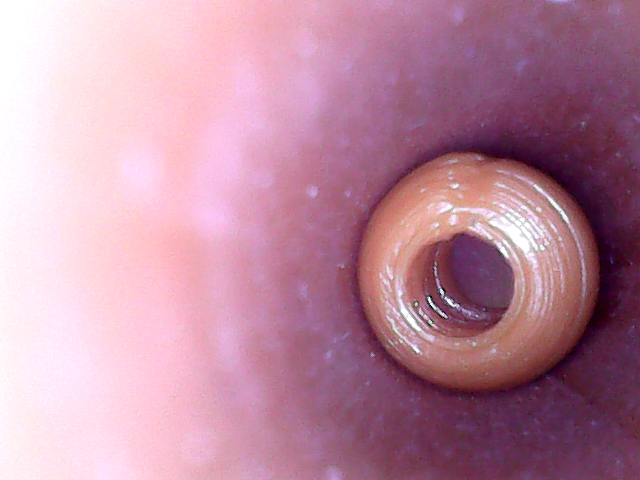
#> input picture saved_images/image2017_05_18_15_22_31.png, 640 x 480 px
$ python image_processing_funcs.py
#> lines starting #> are read from the running program, lines starting #| are printed output that depends on the picture
import numpy as np
import matplotlib.pyplot as plt
import PIL
import skimage.io as io
from skimage.color import rgb2gray
from skimage.exposure import equalize_hist
from skimage.filters import gaussian
from skimage.segmentation import active_contour
from skimage.transform import resize
import matplotlib.patches as mpatches
import matplotlib.path as mpath


def main():

	segment_tympanic_membrane('./saved_images/image2017_05_18_15_22_31.png')

	#for num in range(71):
		#segment_tympanic_membrane('./ear_normal_square/NORMAL' + str(num) + '.jpg')


	'''
	segment_tympanic_membrane('./test_images/noisy27.jpg')
	segment_tympanic_membrane('./test_images/noisy31.jpg')
	segment_tympanic_membrane('./test_images/noisy42.jpg')
	segment_tympanic_membrane('./test_images/noisy8-14.jpg')
	segment_tympanic_membrane('./test_images/noisy8-15.jpg')

	#segment_tympanic_membrane('./ear_normal/NORMAL1.jpg') #handles well
	#segment_tympanic_membrane('./ear_normal/NORMAL2.jpg') #all black
	#segment_tympanic_membrane('./ear_normal/NORMAL3.jpg') #probably stuck
	#segment_tympanic_membrane('./ear_normal/NORMAL3-1.jpg')
	#segment_tympanic_membrane('./ear_normal/NORMAL4.jpg') #probably getting stuck on circle, no output
	#segment_tympanic_membrane('./ear_normal/NORMAL5.jpg') #probably getting stuck on circle, no output
	#segment_tympanic_membrane('./ear_normal/NORMAL6.jpg')
	#segment_tympanic_membrane('./ear_normal/NORMAL7.jpg') # bad - edge stuck?
	#segment_tympanic_membrane('./ear_normal/NORMAL8.jpg')
	segment_tympanic_membrane('./ear_normal/NORMAL8-1.jpg')
	segment_tympanic_membrane('./ear_normal/NORMAL9-1.jpg')
	#segment_tympanic_membrane('./ear_normal/NORMAL9.jpg')
	#segment_tympanic_membrane('./ear_normal/NORMAL10.jpg') - too big
	segment_tympanic_membrane('./ear_normal/NORMAL11.jpg') #handles okay
	segment_tympanic_membrane('./ear_normal/NORMAL12.jpg') #handles well
	segment_tympanic_membrane('./ear_normal/NORMAL13.jpg')
	segment_tympanic_membrane('./ear_normal/NORMAL14.jpg')
	segment_tympanic_membrane('./ear_normal/NORMAL15.jpg')
	#segment_tympanic_membrane('./ear_normal/NORMAL16.jpg') # black
	# segment_tympanic_membrane('./ear_normal/NORMAL17.jpg') # black
	#segment_tympanic_membrane('./ear_normal/NORMAL18.jpg') # WAY off
	#segment_tympanic_membrane('./ear_normal/NORMAL19.jpg') # not close ehough
	#segment_tympanic_membrane('./ear_normal/NORMAL20.jpg')
	#segment_tympanic_membrane('./ear_normal/NORMAL27.jpg')
	'''


#TODO
def segment_tympanic_membrane(filename):
	"""Given image input containing tympanic membrane, segments by masking
	to show only membrane and displays/saves masked image."""
	orig = read_image(filename)
#> in read_image, array is the input picture: shape (480, 640, 3); mean R, G, B 188.2, 139.6, 160.3
	orig.shape

	#make grayscale
	img = rgb2gray(orig)
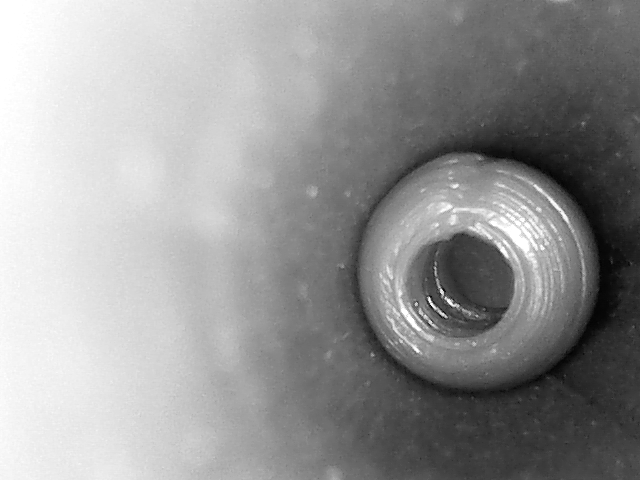
#> img: shape (480, 640) float64; min 0.011, max 1, mean 0.594

	#make histogram equalized
	img = equalize_hist(img)
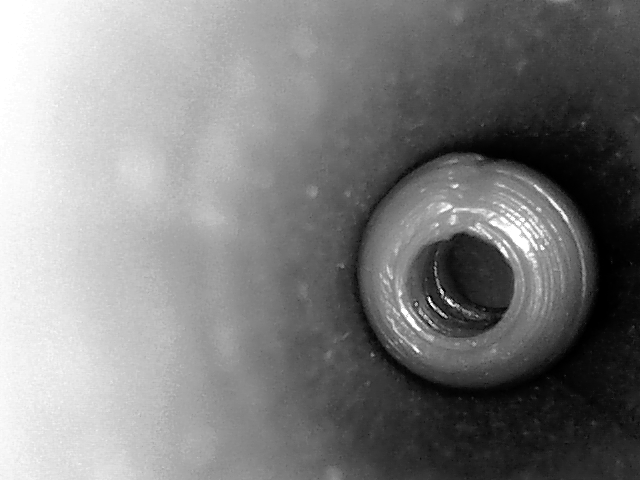
#> img: shape (480, 640) float64; min 1.3e-05, max 1, mean 0.502

	#initialize search circle in center
	height = img.shape[0]
#> height = 480
	width = img.shape[1]
#> width = 640
	s = np.linspace(0, 2*np.pi, height)
#> s = 480 values from 0 to 6.28
	#start centered and use search boundary
	x = width/2 + width/2*np.cos(s)
	y = height/2 + height/2*np.sin(s)
	init = np.array([x, y]).T


	#gaussian filter before contour fit
	snake = active_contour(gaussian(img, 3), init, alpha=0.015, beta=10, gamma=0.001)
#> snake = 480 pairs, first value 282.7 to 332.4, second value 359.7 to 438.5

	fig = plt.figure(figsize=(7, 7))
	ax = fig.add_subplot(111)
	ax.plot(init[:, 0], init[:, 1], '-k', lw=3) #initial search circle
	ax.plot(snake[:, 0], snake[:, 1], '-k', lw=3) #final contour

	#want to mask outside of snake
	coords = []
	sx = snake[:, 0]
#> sx = 480 values, max 332.4 at index 432, min 282.7 at index 297, mean 300.2
	sy = snake[:, 1]
#> sy = 480 values, max 438.5 at index 127, min 359.7 at index 314, mean 407.9
	for i in range(len(snake)):
		coords.append((sx[i], sy[i]))
#> after the loop, coords has the same summary as snake


	mask_outside_polygon(coords)
#> in mask_outside_polygon, `poly_codes = [mpath.Path.MOVETO] + (len(perimeter) - 1) * [mpath.Path...`: poly_codes = 480 values from 1 to 2

	ax.set_xticks([]), ax.set_yticks([])
	ax.axis([0, orig.shape[1], orig.shape[0], 0])

	ax.imshow(orig)
	plt.show()
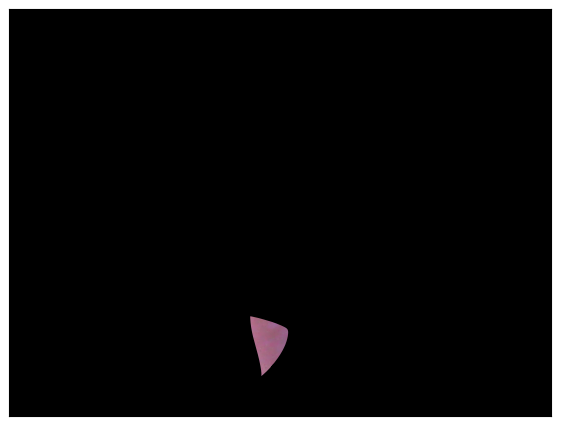
#> figure drawn by matplotlib, 1 panel
	#fig.savefig(filename + '_segmented.jpg')
	return (coords)


def mask_outside_polygon(perimeter, ax=None):
	""" Plots a mask on the specified axis such that all areas outside of
	perimeter are masked. Perimeter is a list of tuples outlining the crop
	region to maintain. Returns the matplotlib.patches.PathPatch instance
	plotted on the figure."""

	if ax is None:
		ax = plt.gca()

	#get current plot limits
	xlim = ax.get_xlim()
	ylim = ax.get_ylim()

	#corners of the plot boundaries in clockwise order
	bounds = [(xlim[0], ylim[0]), (xlim[0], ylim[1]),
		(xlim[1], ylim[1]), (xlim[1], ylim[0]),
		(xlim[0], ylim[0])]

	bound_codes = [mpath.Path.MOVETO] + (len(bounds) - 1) * [mpath.Path.LINETO]
	poly_codes = [mpath.Path.MOVETO] + (len(perimeter) - 1) * [mpath.Path.LINETO]

	#plot masking patch
	path = mpath.Path(bounds + perimeter, bound_codes + poly_codes)
	patch = mpatches.PathPatch(path, facecolor='black', edgecolor='none')
	patch = ax.add_patch(patch)

	#reset plot limits to original
	ax.set_xlim(xlim)
	ax.set_ylim(ylim)

	return patch

#TODO
#def bubble_presence():
	#"""Uses Canny edge detection"""

# [56 lines left out: functions rgb_array_separation, rgb_array_addition, show_images, scale_image, not called in this run]


def read_image(inputFile):
	"""Given an image file, returns numpy array representation"""
	#use Skimage conversion
	array = io.imread(inputFile)
	return array;


# [7 lines left out: function save_image, not called in this run]

if __name__ == '__main__':
	main()

$ run again, with ear_normal/NORMAL1.jpg saved as saved_images/image2017_05_18_15_22_31.png
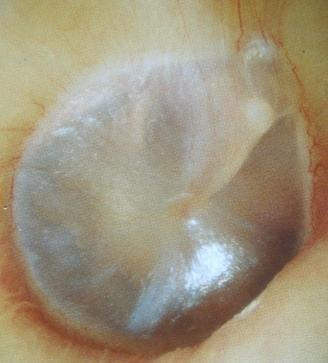
#> input picture ear_normal/NORMAL1.jpg, 328 x 363 px
#> in read_image, array is the input picture: shape (363, 328, 3); mean R, G, B 159.6, 148.5, 125.1
#> in segment_tympanic_membrane, `img = equalize_hist(img)`:
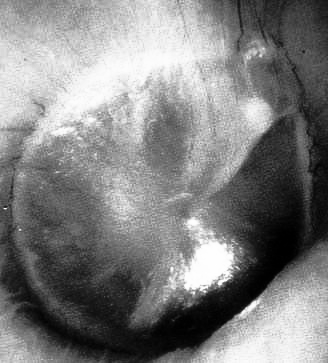
#> img: shape (363, 328) float64; min 3.36e-05, max 1, mean 0.503
#> snake = 363 pairs, first value 94.98 to 321, second value 140.9 to 311.7
#> sx = 363 values, max 321 at index 332, min 94.98 at index 172, mean 218.3
#> sy = 363 values, max 311.7 at index 102, min 140.9 at index 234, mean 229.9
#> after the loop in segment_tympanic_membrane, `for i in range(len(snake)):`: coords has the same summary as snake
#> poly_codes = 363 values from 1 to 2
#> in segment_tympanic_membrane, `plt.show()`:
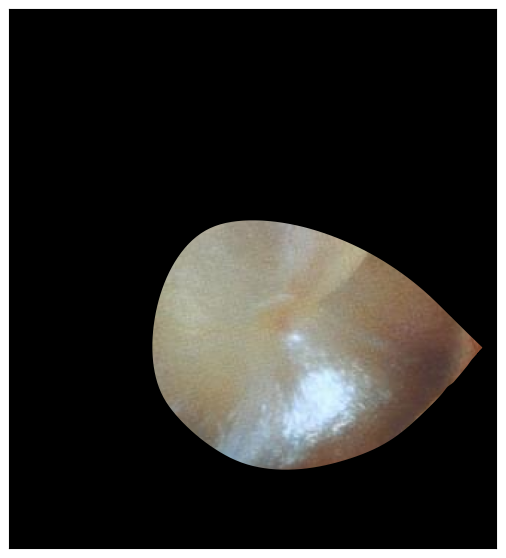
#> figure drawn by matplotlib, 1 panel

$ run again, with ear_normal/NORMAL2.jpg saved as saved_images/image2017_05_18_15_22_31.png
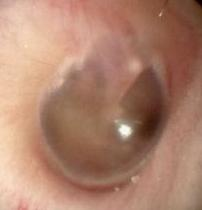
#> input picture ear_normal/NORMAL2.jpg, 202 x 210 px
#> in read_image, array is the input picture: shape (210, 202, 3); mean R, G, B 174.3, 130.3, 109.4
#> in segment_tympanic_membrane, `img = equalize_hist(img)`:
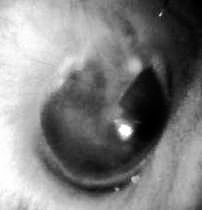
#> img: shape (210, 202) float64; min 9.43e-05, max 1, mean 0.503
#> snake = 210 pairs, first value 89.17 to 195.7, second value 38.11 to 133.9
#> sx = 210 values, max 195.7 at index 2, min 89.17 at index 111, mean 143.8
#> sy = 210 values, max 133.9 at index 43, min 38.11 at index 156, mean 86.3
#> after the loop in segment_tympanic_membrane, `for i in range(len(snake)):`: coords has the same summary as snake
#> poly_codes = 210 values from 1 to 2
#> in segment_tympanic_membrane, `plt.show()`:
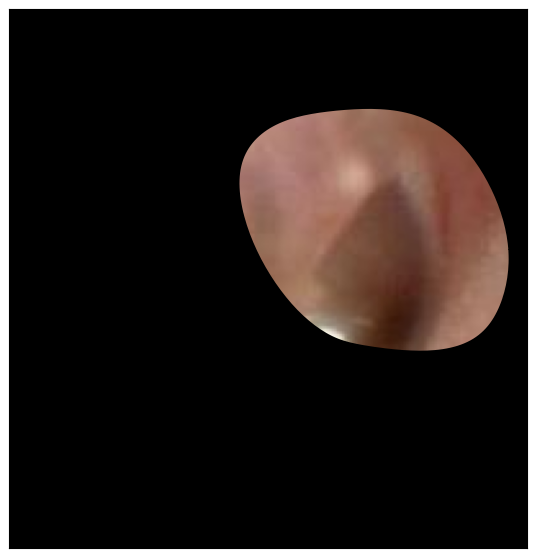
#> figure drawn by matplotlib, 1 panel

$ run again, with ear_normal_square/NORMAL3.jpg saved as saved_images/image2017_05_18_15_22_31.png
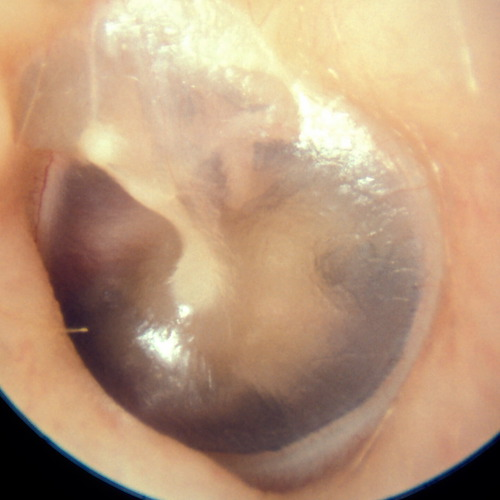
#> input picture ear_normal_square/NORMAL3.jpg, 500 x 500 px
#> in read_image, array is the input picture: shape (500, 500, 3); mean R, G, B 186.2, 153.4, 124.1
#> in segment_tympanic_membrane, `img = equalize_hist(img)`:
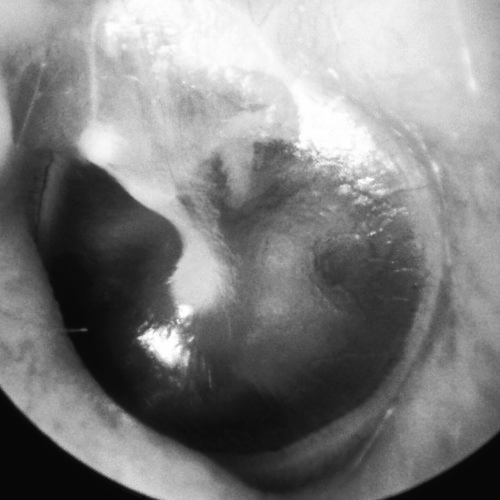
#> img: shape (500, 500) float64; min 0.0283, max 1, mean 0.503
#> snake = 500 pairs, first value 141.5 to 492.3, second value 124.6 to 451.7
#> sx = 500 values, max 492.3 at index 18, min 141.5 at index 252, mean 319.2
#> sy = 500 values, max 451.7 at index 140, min 124.6 at index 411, mean 277.1
#> after the loop in segment_tympanic_membrane, `for i in range(len(snake)):`: coords has the same summary as snake
#> poly_codes = 500 values from 1 to 2
#> in segment_tympanic_membrane, `plt.show()`:
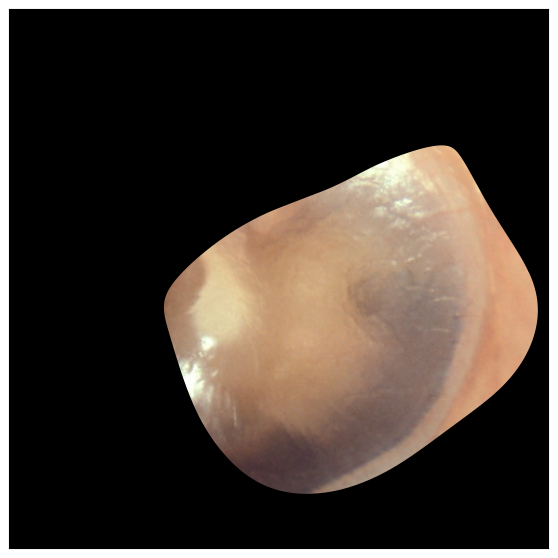
#> figure drawn by matplotlib, 1 panel
